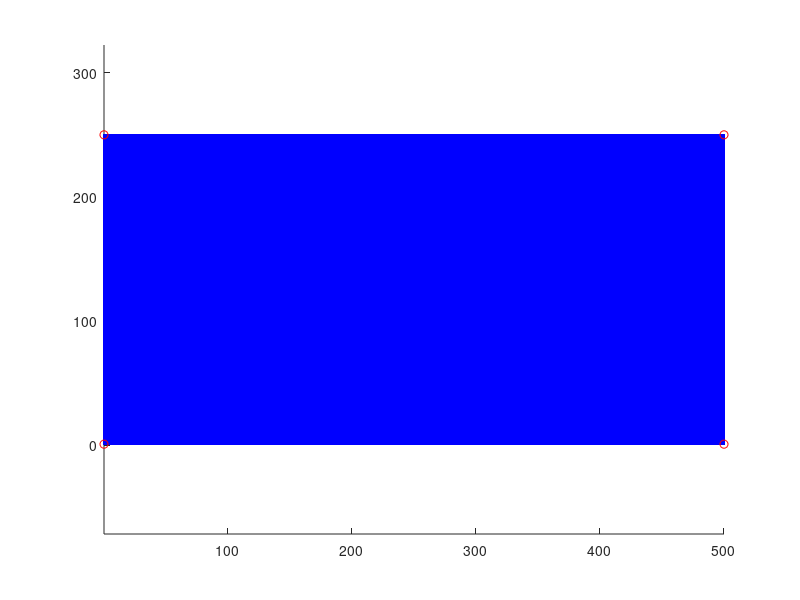

Source code (MATLAB): (Note: this script raises an error after producing the figure.)
function warpGrid
%% Demonstration description:
% This demonstration interactively warps a grid of X and Y co-ordinates. 
% When adapted as a function, it may be used in conjunction with ebsd map 
% data to correct for drift during map acquisition.
%
% Use the first mouse left-click to select a corner, then a second mouse 
% left-click to select its new location.
% 
% Use two mouse right-clicks to exit the script.
%
%% Author:
% Dr. Azdiar Gazder, 2024, azdiaratuowdotedudotau
%
%% Syntax:
%  warpGrid
%
%% Input:
%  none
%
%% Output:
%  none
%
%% Options:
%  none
%%

clear all; clear hidden; clc; close all

% Generate an initial equally spaced grid
[X, Y] = meshgrid(1:500, 1:250);

% Define the source grid
srcGrid = [X(:), Y(:)];

% Initialise the corner points of the source grid
srcSize = size(X);
srcPoints = [1, 1; srcSize(2), 1; srcSize(2), srcSize(1); 1, srcSize(1)];
wrpPoints = srcPoints;

% Initialise the figure
figure;
axis equal

hold on;
plot(srcGrid(:,1), srcGrid(:,2), 'b.');
hold off;

hold on;
h_src = plot(srcPoints(:,1), srcPoints(:,2), 'ro'); % Plot corner points
hold off;

% Initialise the transformation object and algorithm type
tform = [];
validTransStrings = {'projective','affine','similarity','nonreflectivesimilarity'};

% Loop until the user right-clicks
while true
    % Wait for user input
    [x, y, button] = ginput(2); % Get two mouse clicks

    % Check for a right-click
    if button(1) == 3 % 3 corresponds to right-click
        break; % Exit loop if right-click
    end

    % Check for a left-click
    if button(1) == 1 % 1 corresponds to left-click
        
        % Get the index of the closest corner point to the first click
        [~, idx] = min(pdist2(srcPoints, [x(1), y(1)]));

        % Update the selected corner point with the position of the second click
        wrpPoints(idx,:) = [x(2), y(2)];

        % Create a transformation object
        tform = fitgeotrans(srcPoints, wrpPoints, validTransStrings{1});

        % Apply the transformation to the initial grid points
        wrpGrid = transformPointsForward(tform, srcGrid);

        % Update srcGrid
        srcGrid = wrpGrid;

        % Update srcPoints
        srcPoints = wrpPoints;

        % Delete previously plotted srcGrid
        delete(findobj(gca, 'Type', 'scatter'));

        % Plot the new srcGrid
        plot(srcGrid(:, 1), srcGrid(:, 2), 'b.');
        axis equal
        
        % Delete and re-plot h_src
        delete(h_src);
        hold on;
        rotMat = [1 1; -1 1;-1 -1;  1 -1];
        [~, id] = min(srcGrid*rotMat.');
        kornerPoints = srcGrid(id,:);
        h_src = plot(kornerPoints(:,1), kornerPoints(:,2), 'ro'); % Plot corner points
        hold off;

    end
end

end